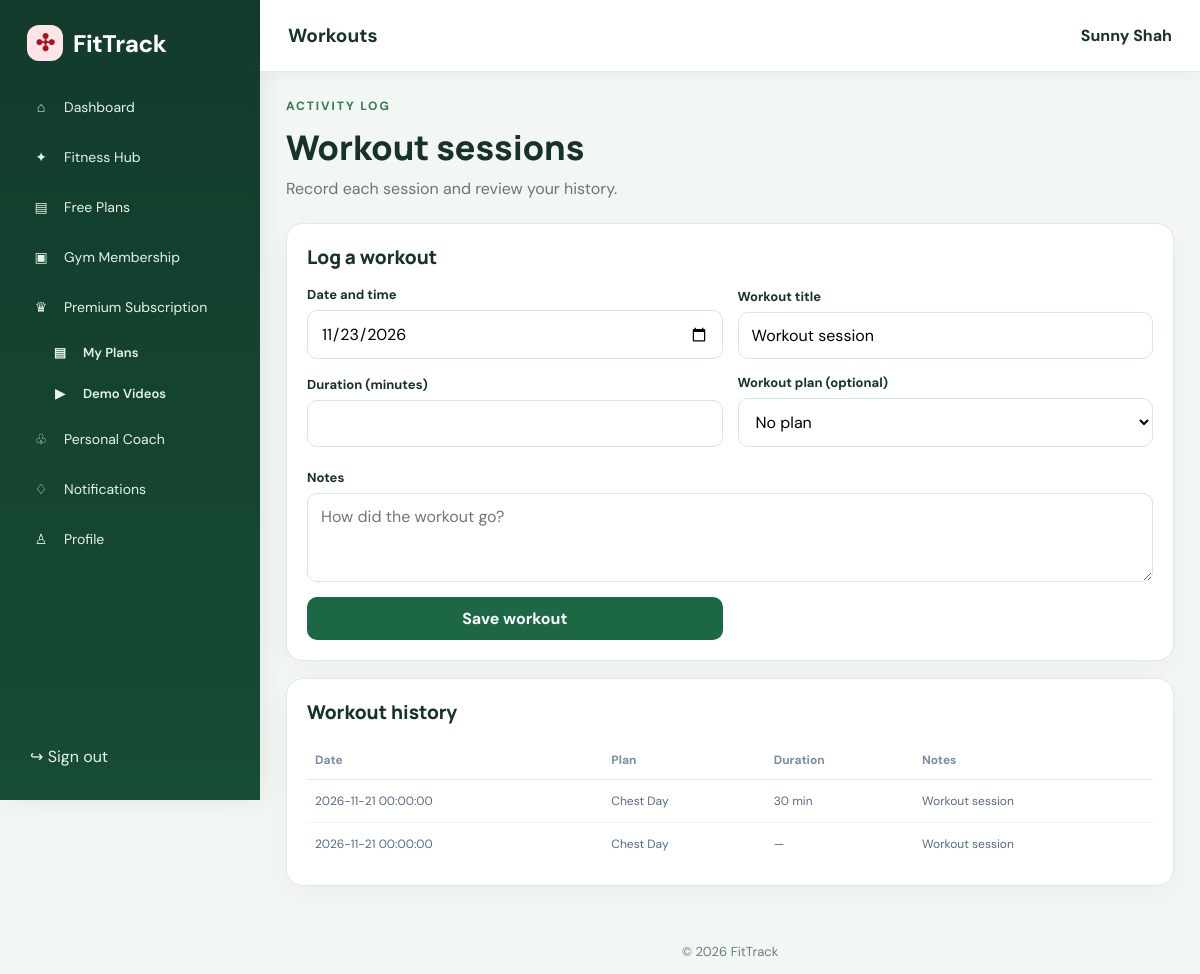
The page /workouts.php (signed in) on the database as committed earlier.
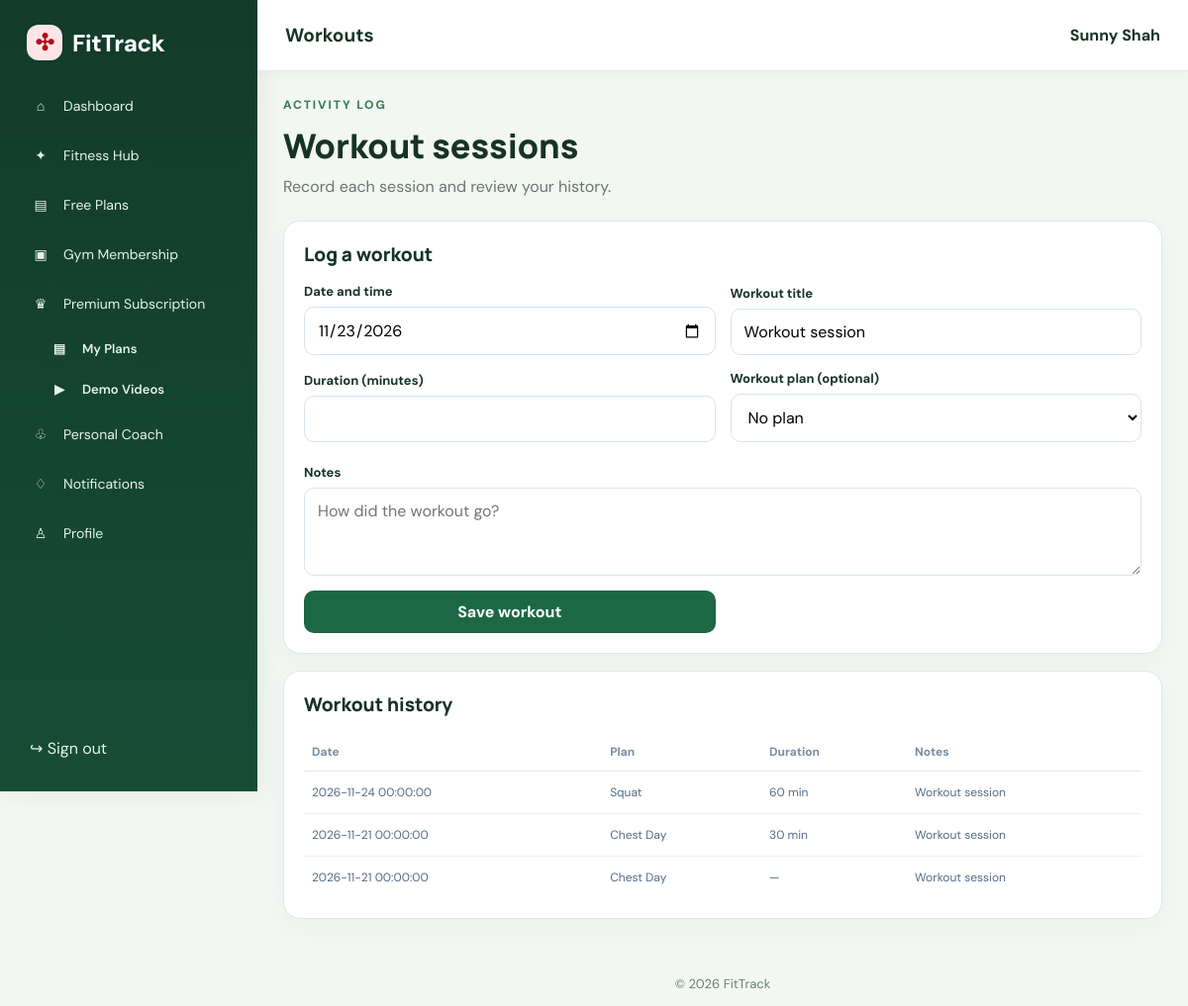
The same page on the database as committed later.
### tables this page shows
CREATE TABLE `workout_sessions` (
  `id` bigint(20) UNSIGNED NOT NULL,
  `user_id` bigint(20) UNSIGNED NOT NULL,
  `plan_id` bigint(20) UNSIGNED DEFAULT NULL,
  `session_date` datetime NOT NULL DEFAULT current_timestamp(),
  `duration_minutes` int(10) UNSIGNED DEFAULT NULL,
  `notes` text DEFAULT NULL,
  `created_at` timestamp NOT NULL DEFAULT current_timestamp()
);

CREATE TABLE `workout_plans` (
  `id` bigint(20) UNSIGNED NOT NULL,
  `user_id` bigint(20) UNSIGNED NOT NULL,
  `name` varchar(150) NOT NULL,
  `description` text DEFAULT NULL,
  `created_at` timestamp NOT NULL DEFAULT current_timestamp()
);

### includes/auth.php (called while the page is built, shortened)
<?php
require_once __DIR__ . '/init.php';
function hasActiveGymMembership(PDO $pdo, int $userId): bool {
    static $cache = [];
    if (isset($cache[$userId])) return $cache[$userId];
    $q = $pdo->prepare("SELECT 1 FROM gym_memberships WHERE user_id = ? AND status = 'active' AND payment_status = 'paid' AND end_date >= CURDATE() LIMIT 1");
    $q->execute([$userId]);
    return $cache[$userId] = (bool) $q->fetchColumn();
}
function requireGymMembership(): void {
    global $pdo;
    if (!hasActiveGymMembership($pdo, (int) $_SESSION['user_id'])) {
        flash('Please apply for a gym membership first. Other sections unlock after the admin approves your fee.', 'error');
        redirect('membership.php');
    }
}
function hasActivePremium(PDO $pdo, int $userId): bool {
    static $cache = [];
    $q = $pdo->prepare("SELECT 1 FROM users WHERE id = ? AND subscription_status = 'active' AND subscription_expires_at >= CURDATE() LIMIT 1");
    $q->execute([$userId]);
    return $cache[$userId] = (bool) $q->fetchColumn();
}

### includes/init.php (called while the page is built, shortened)
<?php
function e(mixed $value): string
{
    return htmlspecialchars((string) $value, ENT_QUOTES, 'UTF-8');
}
if (!function_exists('escapeHtml')) {
    function escapeHtml($value): string
    {
        return e($value);
    }
}

### workouts.php (the view, shortened to what the changed rows need)
<?php
require_once __DIR__ . '/includes/init.php';
require_once __DIR__ . '/includes/auth.php';
requireLogin(); requireGymMembership();
$userId = (int)$_SESSION['user_id'];
$error = '';
$stmt = $pdo->prepare('SELECT s.id, s.session_date, s.duration_minutes, s.notes, p.name plan_name FROM workout_sessions s LEFT JOIN workout_plans p ON p.id = s.plan_id WHERE s.user_id = ? ORDER BY s.session_date DESC, s.id DESC LIMIT 100');
$stmt->execute([$userId]);
$sessions = $stmt->fetchAll();
require __DIR__ . '/includes/header.php';
?>
<section class="page-heading"><div><p class="eyebrow">ACTIVITY LOG</p><h1>Workout sessions</h1><p>Record each session and review your history.</p></div></section>
<section class="panel"><h2>Log a workout</h2><?php if ($error): ?><div class="alert"><?= escapeHtml($error) ?></div><?php endif; ?>
</section>
<section class="panel"><h2>Workout history</h2><?php if (!$sessions): ?><p>Your saved workouts will appear here.</p><?php else: ?><div class="table-wrap"><table><thead><tr><th>Date</th><th>Plan</th><th>Duration</th><th>Notes</th></tr></thead><tbody><?php foreach ($sessions as $s): ?><tr><td><?= escapeHtml($s['session_date']) ?></td><td><?= escapeHtml(($s['plan_name'] ?: (strtok((string)$s['notes'], PHP_EOL) ?: 'Workout session'))) ?></td><td><?= $s['duration_minutes'] === null ? '—' : (int)$s['duration_minutes'].' min' ?></td><td><?= escapeHtml($s['notes'] ?: '—') ?></td></tr><?php endforeach; ?></tbody></table></div><?php endif; ?></section>
<?php require __DIR__ . '/includes/footer.php'; ?>

### includes/header.php (shortened to what the changed rows need)
<?php
require_once __DIR__ . '/auth.php';
$baseUrl = str_contains($_SERVER['SCRIPT_NAME'] ?? '', '/admin/') ? '../' : '';
$assetBase = $baseUrl . 'assets/';
$isUser = !empty($_SESSION['user_id']) && ($_SESSION['role'] ?? '') === 'user';
$current = basename($_SERVER['SCRIPT_NAME'] ?? '');
$memberUnlocked = $isUser ? hasActiveGymMembership($pdo, (int) $_SESSION['user_id']) : true;
$isPremium = $isUser && $memberUnlocked && hasActivePremium($pdo, (int) $_SESSION['user_id']);
?>
<!DOCTYPE html><html lang="en"><head><link rel="stylesheet" href="<?= $assetBase ?>css/style.css"><link rel="stylesheet" href="<?= $assetBase ?>css/style2.css"></head><body>
<?php if ($isUser): ?>
<div class="ft-user-shell"><aside class="ft-sidebar"><a class="ft-brand" href="<?= $baseUrl ?>dashboard.php"><span class="brand-mark">✣</span>FitTrack</a><nav class="ft-nav">
<?php $nav=[['dashboard.php','⌂','Dashboard'],['fitness_hub.php','✦','Fitness Hub'],['plans.php','▤','Free Plans'],['membership.php','▣','Gym Membership'],['subscription.php','♛','Premium Subscription'],['coaching.php','♧','Personal Coach'],['notifications.php','♢','Notifications'],['profile.php','♙','Profile']]; foreach($nav as [$url,$icon,$label]): $locked = !$memberUnlocked && $url !== 'membership.php'; ?><?php if($locked): ?><a class="locked" href="<?= $baseUrl ?>membership.php" title="Unlocks after your gym membership is approved" aria-disabled="true"><span>🔒</span><?= $label ?></a><?php else: ?><a class="<?= $current===$url?'active':'' ?>" href="<?= $baseUrl.$url ?>"><span><?= $icon ?></span><?= $label ?></a><?php endif; ?><?php if($url === 'subscription.php' && $memberUnlocked): ?><?php foreach([['premium-plans.php','▤','My Plans'],['premium-videos.php','▶','Demo Videos']] as [$su,$si,$sl]): ?><a class="sub <?= $isPremium ? ($current===$su?'active':'') : 'locked' ?>" href="<?= $baseUrl.($isPremium ? $su : 'subscription.php') ?>" <?= $isPremium ? '' : 'title="Premium members only"' ?>><span><?= $isPremium ? $si : '🔒' ?></span><?= $sl ?></a><?php endforeach; ?><?php endif; ?><?php endforeach; ?>
</nav></aside><div class="ft-main"><main class="ft-content">
<?php endif; ?>

Rows that differ between the two databases and show on the page:
added workout_sessions: session_date "2026-11-24 00:00:00", plan.name "Squat", duration_minutes "60", notes "Workout session"
